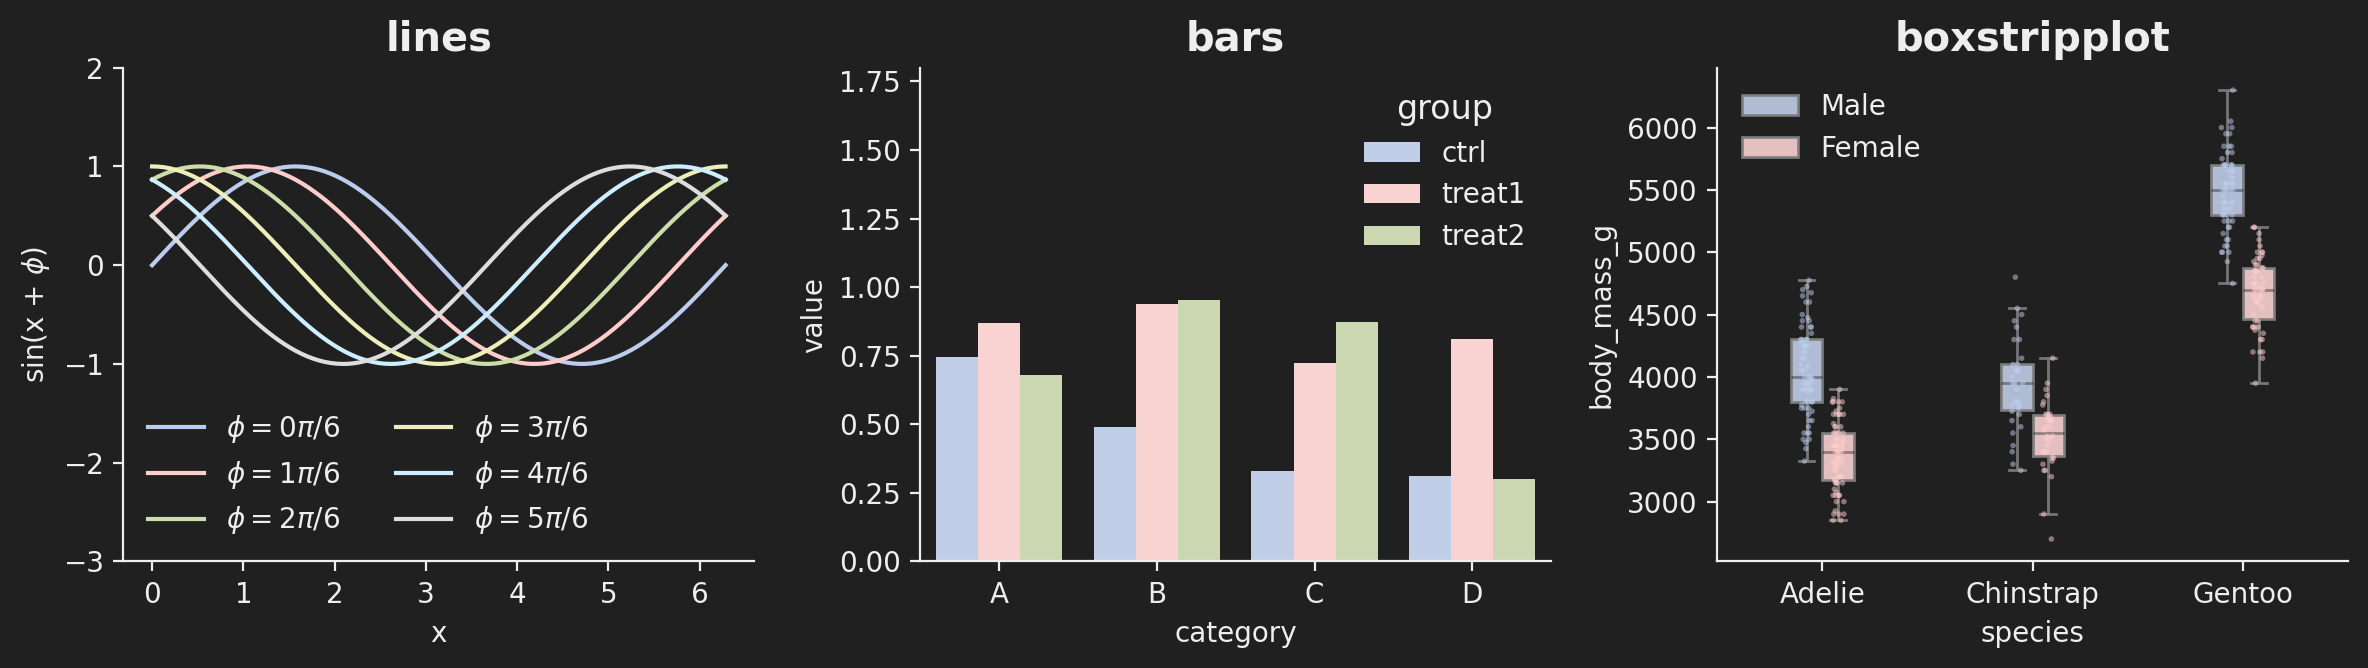

Recreate this plot in Python.
"""Showcase betterplots styling and color palette across plot types."""

from pathlib import Path

import matplotlib.pyplot as plt
import numpy as np
import seaborn as sns
import argparse
from betterplots import boxstripplot, set_style


def main(out: Path = Path(__file__).parent / "demo.png", **style_kwargs):
    set_style(**style_kwargs)

    rng = np.random.default_rng(0)
    fig, axes = plt.subplots(1, 3, figsize=(12, 3.5), num=1, clear=True)

    # line plot: phase-shifted sinusoids cycle through the palette
    ax = axes[0]
    x = np.linspace(0, 2 * np.pi, 200)
    for i in range(6):
        ax.plot(x, np.sin(x + i * np.pi / 6), label=rf"$\phi={i}\pi/6$")
    ax.set(xlabel="x", ylabel=r"sin(x + $\phi$)", title="lines")
    ax.set_ylim(-3, 2)
    ax.legend(loc="lower left", ncol=2)

    # bar plot: grouped categories
    ax = axes[1]
    cats = ["A", "B", "C", "D"]
    groups = ["ctrl", "treat1", "treat2"]
    data = {
        "category": np.tile(cats, len(groups)),
        "group": np.repeat(groups, len(cats)),
        "value": rng.uniform(0.3, 1.0, size=len(cats) * len(groups)),
    }
    sns.barplot(data=data, x="category", y="value", hue="group", ax=ax, width=0.4)
    ax.set_title("bars")
    ax.set_ylim(0, 1.8)

    # boxstripplot on the penguins dataset
    ax = axes[2]
    df = sns.load_dataset("penguins")
    boxstripplot(data=df, x="species", y="body_mass_g", hue="sex", width=0.3, ax=ax)
    ax.set_title("boxstripplot")
    ax.legend(loc="upper left")

    fig.tight_layout()

    if out is not None:
        fig.savefig(out, dpi=200, bbox_inches="tight")
        print(f"wrote {out}")
    plt.show()


if __name__ == "__main__":
    parser = argparse.ArgumentParser()
    parser.add_argument("-o", "--out", type=str, default=None)
    parser.add_argument("--darkmode", action="store_true")
    parser.add_argument("--usetex", action="store_true")
    parser.add_argument("--serif", action="store_true")
    parser.add_argument("--colors", type=str, default="tol_light")
    args = parser.parse_args()
    main(
        out=args.out,
        darkmode=args.darkmode,
        colors=args.colors,
        usetex=args.usetex,
        serif=args.serif,
    )
